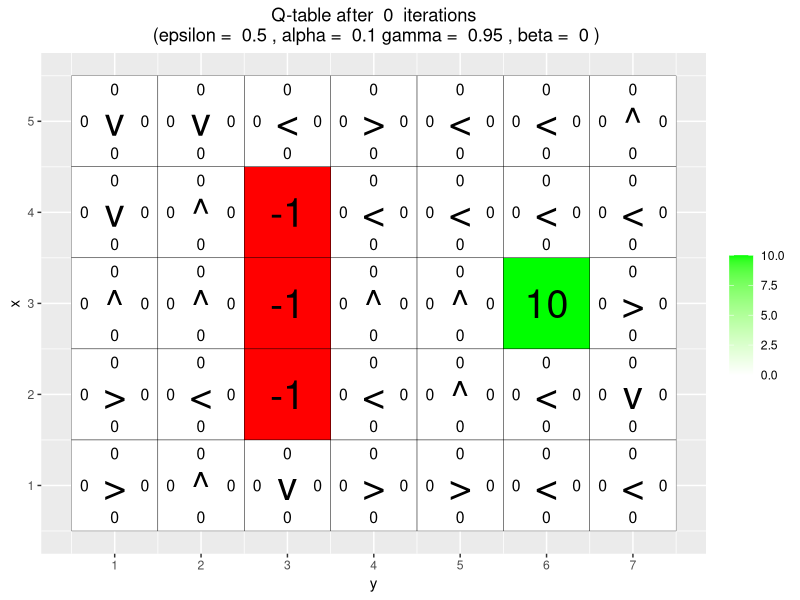
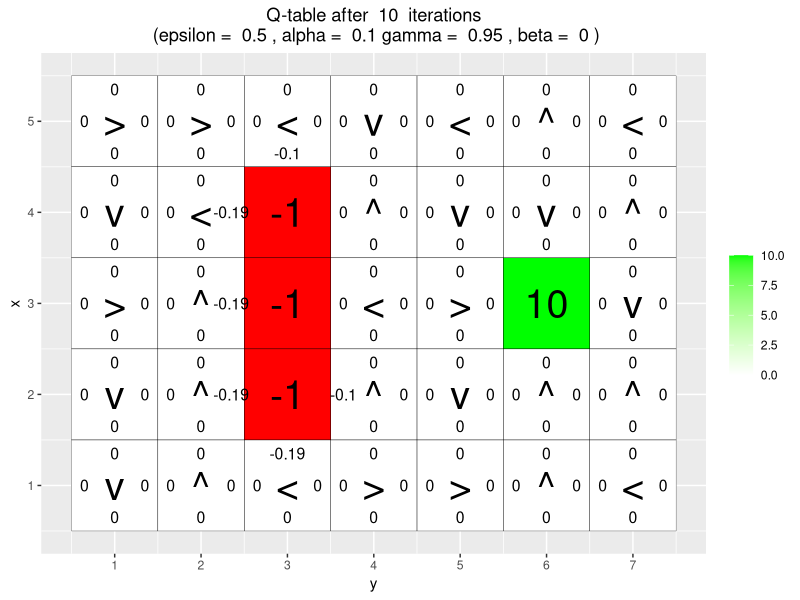
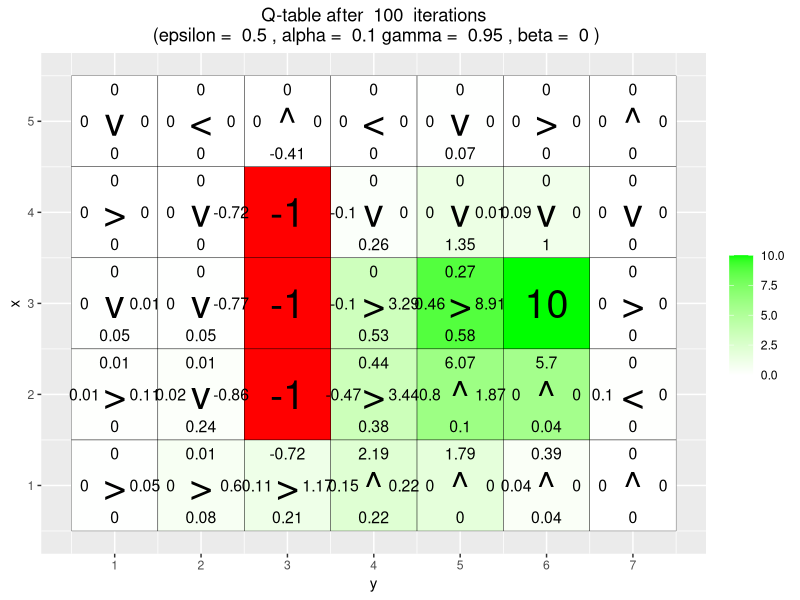
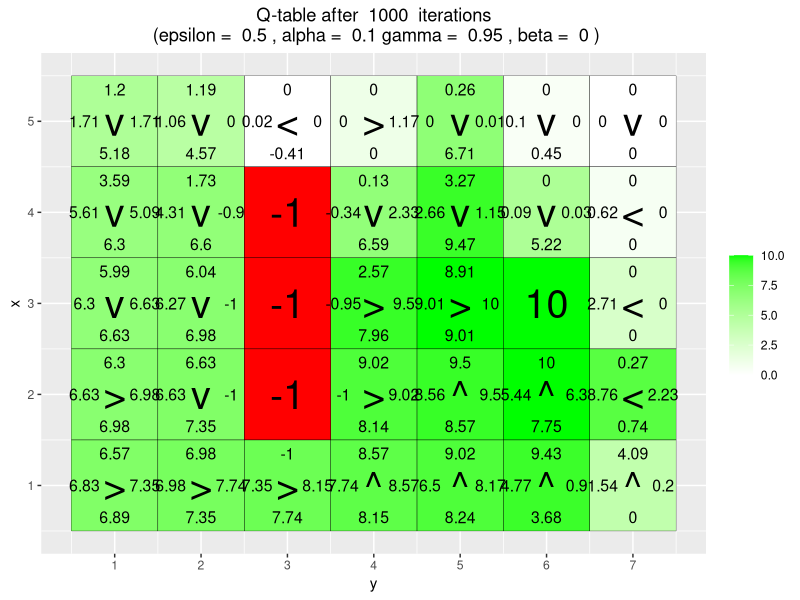
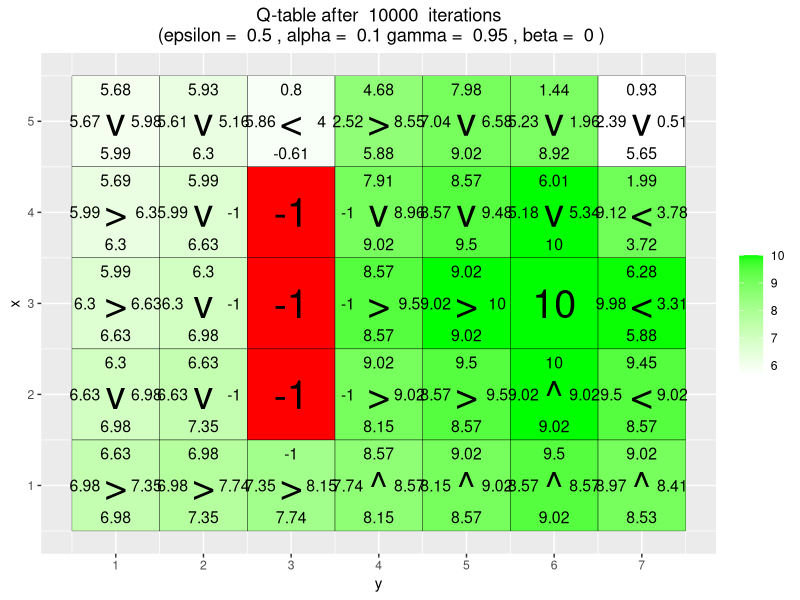
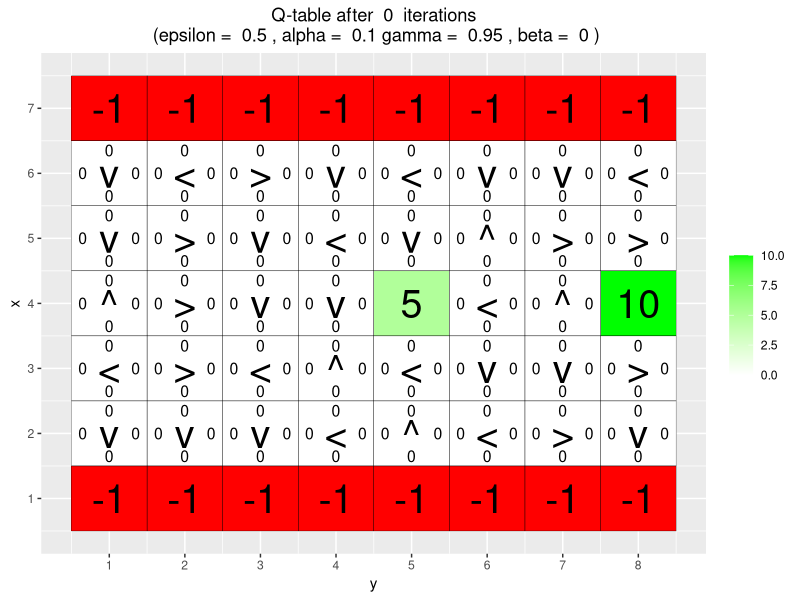
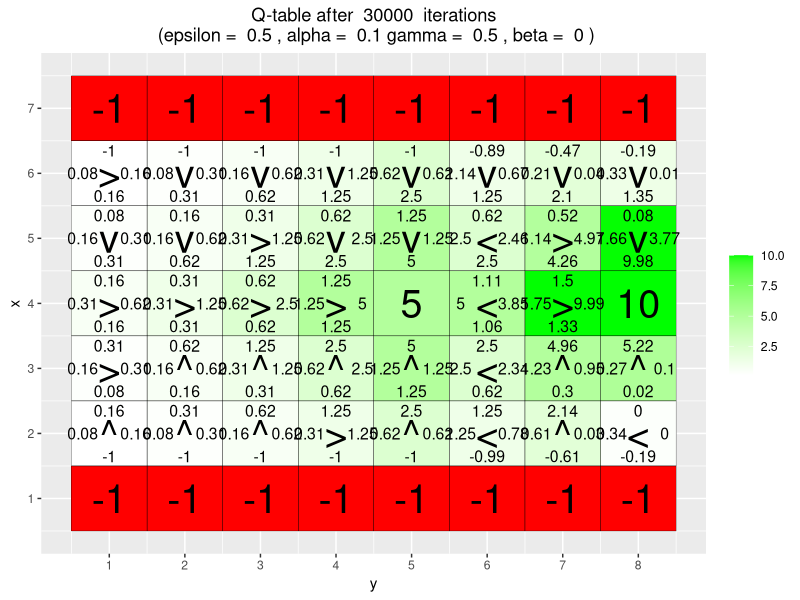
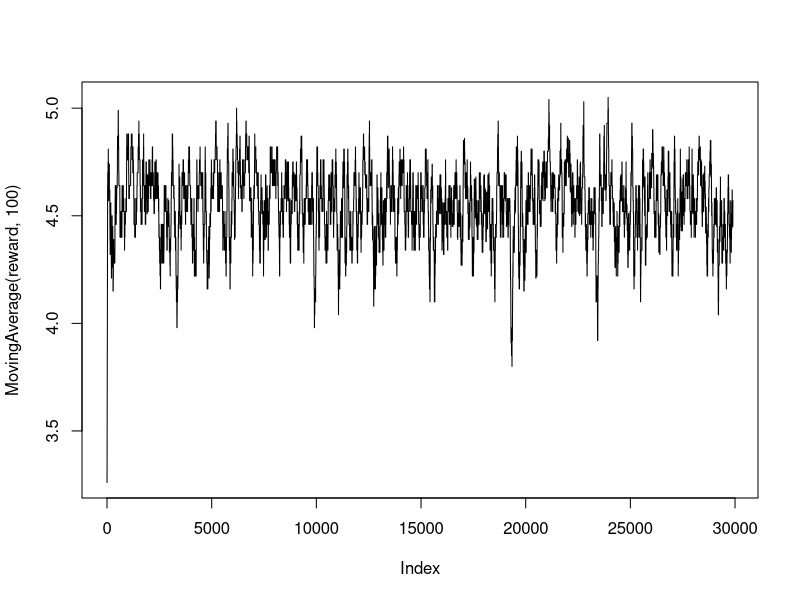

Recreate these plots in R, in order. (Note: a time limit stopped this script after it produced the figures.)
# By Jose M. Peña and Joel Oskarsson.
# For teaching purposes.
# jose.m.pena@liu.se.

#####################################################################################################
# Q-learning
#####################################################################################################

#install.packages("ggplot2")
#install.packages("vctrs")
library(ggplot2)

arrows <- c("^", ">", "v", "<")
action_deltas <- list(c(1,0), # up
                      c(0,1), # right
                      c(-1,0), # down
                      c(0,-1)) # left

vis_environment <- function(iterations=0, epsilon = 0.5, alpha = 0.1, gamma = 0.95, beta = 0){
  
  # Visualize an environment with rewards. 
  # Q-values for all actions are displayed on the edges of each tile.
  # The (greedy) policy for each state is also displayed.
  # 
  # Args:
  #   iterations, epsilon, alpha, gamma, beta (optional): for the figure title.
  #   reward_map (global variable): a HxW array containing the reward given at each state.
  #   q_table (global variable): a HxWx4 array containing Q-values for each state-action pair.
  #   H, W (global variables): environment dimensions.
  
  df <- expand.grid(x=1:H,y=1:W)
  foo <- mapply(function(x,y) ifelse(reward_map[x,y] == 0,q_table[x,y,1],NA),df$x,df$y)
  df$val1 <- as.vector(round(foo, 2))
  foo <- mapply(function(x,y) ifelse(reward_map[x,y] == 0,q_table[x,y,2],NA),df$x,df$y)
  df$val2 <- as.vector(round(foo, 2))
  foo <- mapply(function(x,y) ifelse(reward_map[x,y] == 0,q_table[x,y,3],NA),df$x,df$y)
  df$val3 <- as.vector(round(foo, 2))
  foo <- mapply(function(x,y) ifelse(reward_map[x,y] == 0,q_table[x,y,4],NA),df$x,df$y)
  df$val4 <- as.vector(round(foo, 2))
  foo <- mapply(function(x,y) 
    ifelse(reward_map[x,y] == 0,arrows[GreedyPolicy(x,y)],reward_map[x,y]),df$x,df$y)
  df$val5 <- as.vector(foo)
  foo <- mapply(function(x,y) ifelse(reward_map[x,y] == 0,max(q_table[x,y,]),
                                     ifelse(reward_map[x,y]<0,NA,reward_map[x,y])),df$x,df$y)
  df$val6 <- as.vector(foo)
  
  print(ggplot(df,aes(x = y,y = x)) +
          scale_fill_gradient(low = "white", high = "green", na.value = "red", name = "") +
          geom_tile(aes(fill=val6)) +
          geom_text(aes(label = val1),size = 4,nudge_y = .35,na.rm = TRUE) +
          geom_text(aes(label = val2),size = 4,nudge_x = .35,na.rm = TRUE) +
          geom_text(aes(label = val3),size = 4,nudge_y = -.35,na.rm = TRUE) +
          geom_text(aes(label = val4),size = 4,nudge_x = -.35,na.rm = TRUE) +
          geom_text(aes(label = val5),size = 10) +
          geom_tile(fill = 'transparent', colour = 'black') + 
          ggtitle(paste("Q-table after ",iterations," iterations\n",
                        "(epsilon = ",epsilon,", alpha = ",alpha,"gamma = ",gamma,", beta = ",beta,")")) +
          theme(plot.title = element_text(hjust = 0.5)) +
          scale_x_continuous(breaks = c(1:W),labels = c(1:W)) +
          scale_y_continuous(breaks = c(1:H),labels = c(1:H)))
  
}

GreedyPolicy <- function(x, y){
  
  # Get a greedy action for state (x,y) from q_table.
  #
  # Args:
  #   x, y: state coordinates.
  #   q_table (global variable): a HxWx4 array containing Q-values for each state-action pair.
  # 
  # Returns:
  #   An action, i.e. integer in {1,2,3,4}.
  
  #Get the max q-value from the q_table for the state (x,y)
  max_q = max(q_table[x,y,])
  
  #Get the indexes which has maximum values
  max_index = which(q_table[x,y,] == max_q)#There can be more than 1 index
  
  #Question: can the agent stay in the same location?
  
  #In case of ties, sample randomly from those ties
  if (length(max_index) > 1) {
    action <- sample(max_index, size = 1)
  }else{
    action <- max_index
  }
  return(action)
}

# greedy_action <- GreedyPolicy(1,1)
# greedy_action

EpsilonGreedyPolicy <- function(x, y, epsilon){
  
  # Get an epsilon-greedy action for state (x,y) from q_table.
  #
  # Args:
  #   x, y: state coordinates.
  #   epsilon: probability of acting randomly.
  # 
  # Returns:
  #   An action, i.e. integer in {1,2,3,4}.
  
  #Explore with epsilon probability or exploit
  explore <- ifelse(epsilon > runif(1), 1, 0)
  
  if(explore){
    action <- sample(1:4, size = 1)#Exploration
  }else{
    action <- GreedyPolicy(x,y)#Exploitation
  }
  
  return(action)
}

transition_model <- function(x, y, action, beta){
  
  # Computes the new state after given action is taken. The agent will follow the action 
  # with probability (1-beta) and slip to the right or left with probability beta/2 each.
  # 
  # Args:
  #   x, y: state coordinates.
  #   action: which action the agent takes (in {1,2,3,4}).
  #   beta: probability of the agent slipping to the side when trying to move.
  #   H, W (global variables): environment dimensions.
  # 
  # Returns:
  #   The new state after the action has been taken.
  
  delta <- sample(-1:1, size = 1, prob = c(0.5*beta,1-beta,0.5*beta))
  final_action <- ((action + delta + 3) %% 4) + 1
  #Question: why is action_deltas(y,x)
  foo <- c(x,y) + unlist(action_deltas[final_action])
  foo <- pmax(c(1,1),pmin(foo,c(H,W)))
  
  return (foo)
}

q_learning <- function(start_state, epsilon = 0.5, alpha = 0.1, gamma = 0.95, 
                       beta = 0){
  
  # Perform one episode of Q-learning. The agent should move around in the 
  # environment using the given transition model and update the Q-table.
  # The episode ends when the agent reaches a terminal state.
  # 
  # Args:
  #   start_state: array with two entries, describing the starting position of the agent.
  #   epsilon (optional): probability of acting randomly.
  #   alpha (optional): learning rate.
  #   gamma (optional): discount factor.
  #   beta (optional): slipping factor.
  #   reward_map (global variable): a HxW array containing the reward given at each state.
  #   q_table (global variable): a HxWx4 array containing Q-values for each state-action pair.
  # 
  # Returns:
  #   reward: reward received in the episode.
  #   correction: sum of the temporal difference correction terms over the episode.
  #   q_table (global variable): Recall that R passes arguments by value. So, q_table being
  #   a global variable can be modified with the superassigment operator <<-.
  
  #RL_L1_QLearning, slide 14
  
  #Initialize S
  old_x <- start_state[1]
  old_y <- start_state[2]
  
  episode_correction <- 0
  reward <- 0
  repeat{
    #print(paste0('State - (', old_x, ',', old_y,')'))
    #Choose A using policy
    action <- EpsilonGreedyPolicy(old_x,old_y,epsilon)
    
    #Take A and get the next state(S')
    s_prime <- transition_model(old_x, old_y, action, beta)
    new_x <- s_prime[1]
    new_y <- s_prime[2]
    
    #Observe the reward for moving into new state
    current_reward <- reward_map[new_x, new_y]
    
    #Calculate the Q-value temporal difference
    old_q <- q_table[old_x, old_y, action]
    new_q <- max(q_table[new_x, new_y, ])
    temporal_diff <- current_reward + (gamma * new_q) - old_q
    
    #Update Q-table
    q_table[old_x, old_y, action] <<- old_q + alpha * temporal_diff
    
    #Update S <- S'
    old_x <- new_x
    old_y <- new_y
    
    #Compute the episode correction - sum of temporal difference
    #Question: is it absolute or w/o
    episode_correction <- episode_correction + temporal_diff
    
    #Update the reward for the episode
    reward <- reward + current_reward
    
    if(reward!=0)
      # End episode.
      return (c(reward,episode_correction))
  }
}

#####################################################################################################
# Q-Learning Environments
#####################################################################################################

# Environment A (learning)

H <- 5
W <- 7

reward_map <- matrix(0, nrow = H, ncol = W)
reward_map[3,6] <- 10
reward_map[2:4,3] <- -1

q_table <- array(0,dim = c(H,W,4))

vis_environment()

for(i in 1:10000){
  foo <- q_learning(start_state = c(3,1))
  
  if(any(i==c(10,100,1000,10000)))
    vis_environment(i)
}

# Environment B (the effect of epsilon and gamma)

H <- 7
W <- 8

reward_map <- matrix(0, nrow = H, ncol = W)
reward_map[1,] <- -1
reward_map[7,] <- -1
reward_map[4,5] <- 5
reward_map[4,8] <- 10

q_table <- array(0,dim = c(H,W,4))

vis_environment()

MovingAverage <- function(x, n){
  
  cx <- c(0,cumsum(x))
  rsum <- (cx[(n+1):length(cx)] - cx[1:(length(cx) - n)]) / n
  
  return (rsum)
}

for(j in c(0.5,0.75,0.95)){
  q_table <- array(0,dim = c(H,W,4))
  reward <- NULL
  correction <- NULL
  
  for(i in 1:30000){
    foo <- q_learning(gamma = j, start_state = c(4,1))
    reward <- c(reward,foo[1])
    correction <- c(correction,foo[2])
  }
  
  vis_environment(i, gamma = j)
  plot(MovingAverage(reward,100),type = "l")
  plot(MovingAverage(correction,100),type = "l")
}

for(j in c(0.5,0.75,0.95)){
  q_table <- array(0,dim = c(H,W,4))
  reward <- NULL
  correction <- NULL
  
  for(i in 1:30000){
    foo <- q_learning(epsilon = 0.1, gamma = j, start_state = c(4,1))
    reward <- c(reward,foo[1])
    correction <- c(correction,foo[2])
  }
  
  vis_environment(i, epsilon = 0.1, gamma = j)
  plot(MovingAverage(reward,100),type = "l")
  plot(MovingAverage(correction,100),type = "l")
}

# Environment C (the effect of beta).

H <- 3
W <- 6

reward_map <- matrix(0, nrow = H, ncol = W)
reward_map[1,2:5] <- -1
reward_map[1,6] <- 10

q_table <- array(0,dim = c(H,W,4))

vis_environment()

for(j in c(0,0.2,0.4,0.66)){
  q_table <- array(0,dim = c(H,W,4))
  
  for(i in 1:10000)
    foo <- q_learning(gamma = 0.6, beta = j, start_state = c(1,1))
  
  vis_environment(i, gamma = 0.6, beta = j)
}
